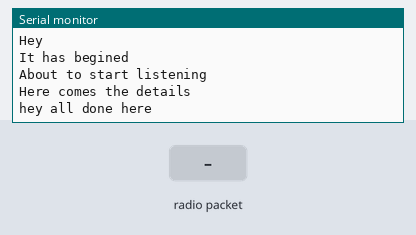
Bench run of a sketch on a simulated Arduino Uno, built with avr-gcc and run on an emulated ATmega328P. Shown: the last lines printed to the serial monitor. The inputs (shaded band) are chosen by the test bench. No radio packets arrive unless stated.

Above: at 1.2 s.
1.3 s: radio packet "1" arrives
At 2.5 s:
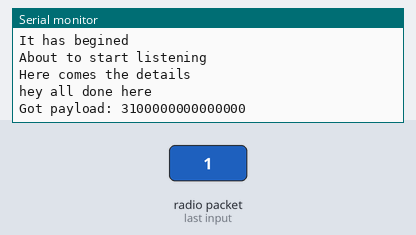
2.8 s: radio packet "0" arrives
At 3.9 s:
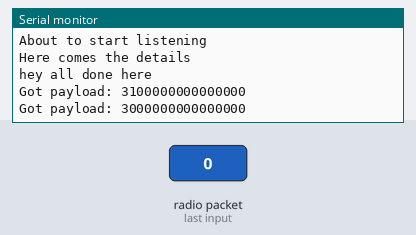
4.3 s: radio packet "2" arrives
At 5.1 s:
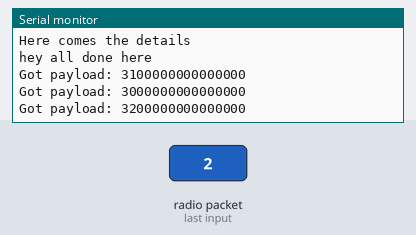

Measured:
- after the input at 1.3 s, the serial monitor: prints a new line at once (image 1)
- after the input at 2.8 s, the serial monitor: prints a new line at once (image 2)
- after the input at 4.3 s, the serial monitor: prints a new line at once (image 3)

The sketch:

receiver_only.ino
```cpp
// modified from RF24's getting started example

/*
 Copyright (C) 2011 J. Coliz <maniacbug@ymail.com>

 This program is free software; you can redistribute it and/or
 modify it under the terms of the GNU General Public License
 version 2 as published by the Free Software Foundation.
 */

/**
 * Example for Getting Started with nRF24L01+ radios.
 *
 * This is an example of how to use the RF24 class.  Write this sketch to two
 * different nodes.  Put one of the nodes into 'transmit' mode by connecting
 * with the serial monitor and sending a 'T'.  The ping node sends the current
 * time to the pong node, which responds by sending the value back.  The ping
 * node can then see how long the whole cycle took.
 */

#include <SPI.h>
#include "nRF24L01.h"
#include "RF24.h"
#include "printf.h"

//
// Hardware configuration
//

// Set up nRF24L01 radio on SPI bus plus pins 9 & 10

RF24 radio(9,10);

//
// Topology
//

// Open a reading address. This address needs to match the address that the ant is transmitting at
const uint64_t pipes[1] = { 0xE7E7E7E7E7LL };

//
// Role management
//
// Set up role.  This sketch uses the same software for all the nodes
// in this system.  Doing so greatly simplifies testing.
//

// The various roles supported by this sketch
// typedef enum { role_ping_out = 1, role_pong_back } role_e;

// The debug-friendly names of those roles
// const char* role_friendly_name[] = { "invalid", "Ping out", "Pong back"};

// The role of the current running sketch
//role_e role = role_pong_back;

void setup(void)
{
  //
  // Print preamble
  //

  Serial.begin(57600);
  printf_begin();
  printf("\n\rsoldier\n\r");
  printf("ROLE: Receiver\n\r");

  //
  // Setup and configure rf radio
  //
  Serial.println("Hey");
  radio.begin();
  Serial.println("It has begined");
  radio.setChannel(2);
  radio.setPayloadSize(8);
  radio.setAutoAck(false);
  radio.setCRCLength(RF24_CRC_8);
  radio.openReadingPipe(1,0xE7E7E7E7E7LL);
  // optionally, increase the delay between retries & # of retries
//  radio.setRetries(15,15);
  // radio.setPALevel(RF24_PA_MID);
//  radio.setDataRate(RF24_250KBPS);
  // optionally, reduce the payload size.  seems to
  // improve reliability
  // radio.setPayloadSize(8);

  // read at the pipe
//  radio.openReadingPipe(0,pipes[0]);

  //
  // Start listening
  //
  Serial.println("About to start listening");
  radio.startListening();

  //
  // Dump the configuration of the rf unit for debugging
  //
  Serial.println("Here comes the details");
  radio.printDetails();
  Serial.println("hey all done here");
}

void loop(void)
{
  // if there is data ready
  //printf("" + radio.available());
    if ( radio.available() )
    {
      //Serial.print("Hi");
      //printf("got something");
      // Dump the payloads until we've gotten everything
      byte received_data[8];
      bool done = false;
      while (!done)
      {
//        Serial.print("inner loop ");
        // Fetch the payload, and see if this was the last one.
        done = radio.read( &received_data, 8 );
//        Serial.println("DONE" + done);
        // Spew it
        Serial.print("Got payload: ");

//        Serial.println(received_data);
        for (int i = 0; i < 8; i++) {
          if (received_data[i] <= 0xF)
            Serial.print("0");
          Serial.print(received_data[i], HEX);
        }
        Serial.println();

        // Delay just a little bit to let the other unit
        // make the transition to receiver
        delay(20);
      }

      // // First, stop listening so we can talk
      // radio.stopListening();

      // // Send the final one back.
      // radio.write( &got_time, sizeof(unsigned long) );
      // printf("Sent response.\n\r");

      // // Now, resume listening so we catch the next packets.
      // radio.startListening();
    }
}
```
